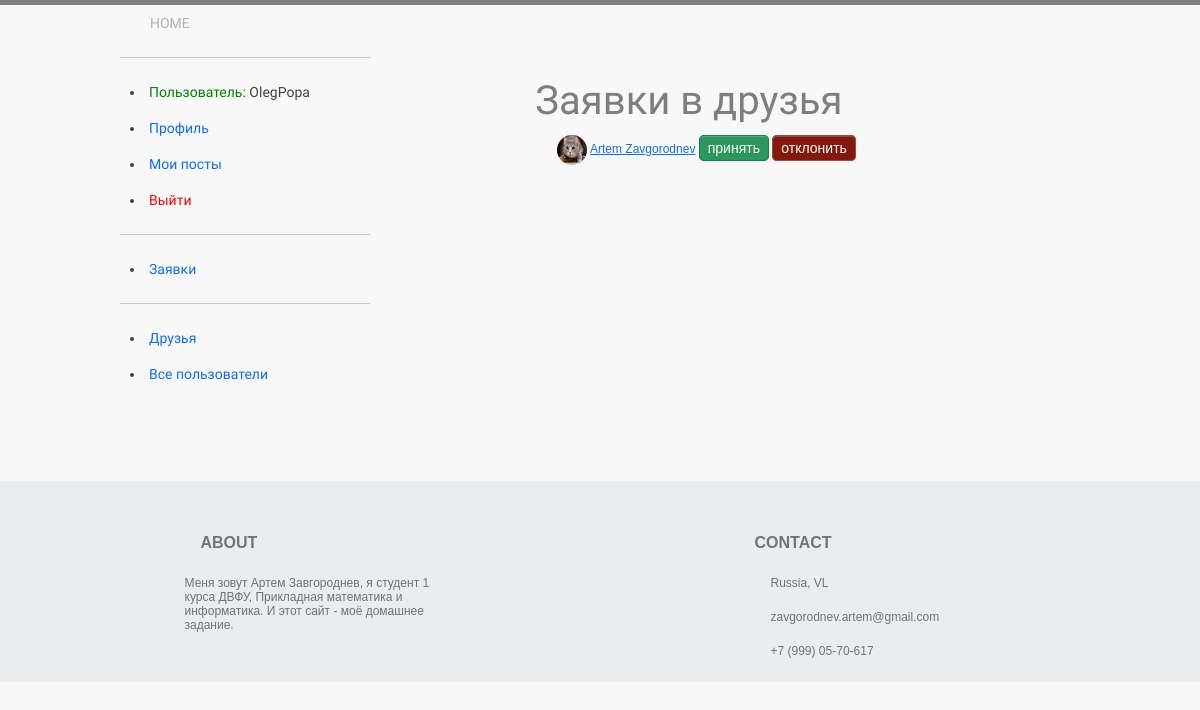
/friend_requests/ (signed in), run on an earlier commit of the app's database.
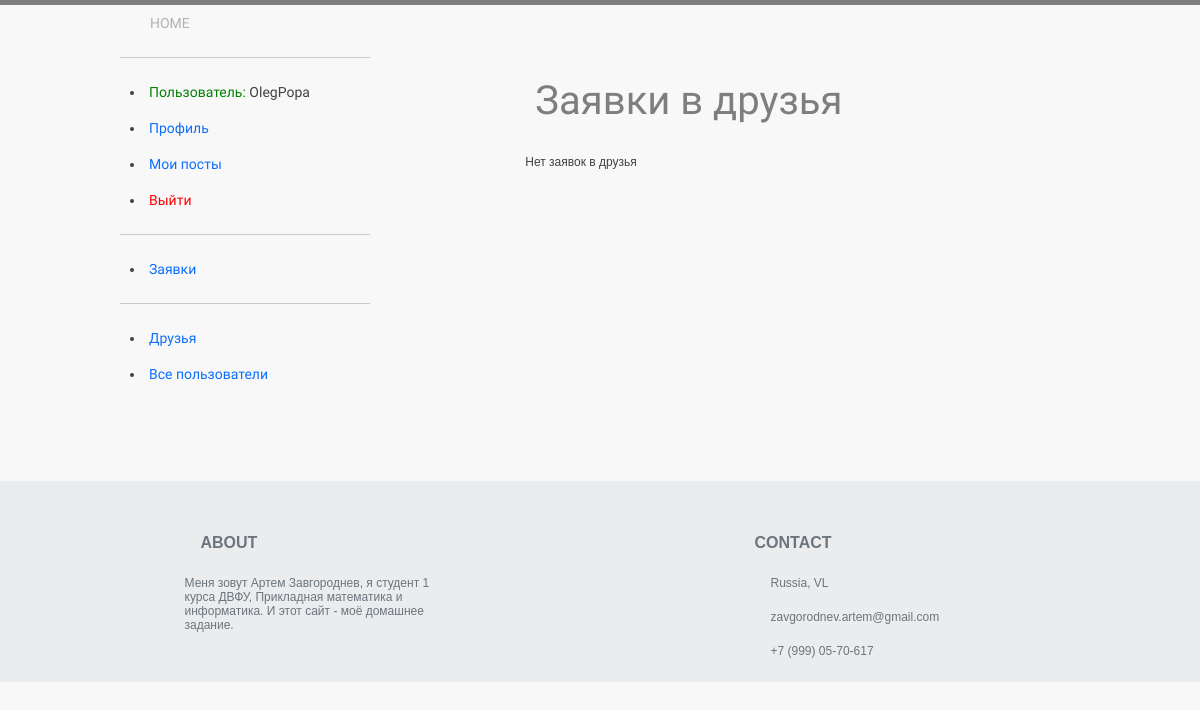
And on a later commit of the database.
### forum/models.py (models this page shows, shortened)
class FriendRequest(models.Model):
    sender = models.ForeignKey(User, related_name='sender', on_delete=models.CASCADE)
    recipient = models.ForeignKey(User, related_name='recipient', on_delete=models.CASCADE)

class Profile(models.Model):
    user = models.OneToOneField(User, null=True, on_delete=models.CASCADE)
    first_name = models.CharField("first name", max_length=100)
    last_name = models.CharField("last name", max_length=100)
    profile_pic = models.ImageField(null=True, blank=True, upload_to="images/profile/")
    date_of_birth = models.DateField(null=True, blank=True)
    bio = models.TextField(null=True, blank=True)
    facebook = models.CharField(max_length=50, null=True, blank=True)
    twitter = models.CharField(max_length=50, null=True, blank=True)
    instagram = models.CharField(max_length=50, null=True, blank=True)
    SEX_STATUS = (
        ('m', 'male'),
        ('f', 'female'),
    )
    sex = models.CharField(max_length=1, choices=SEX_STATUS, blank=True, default='m')

### forum/views.py (the view)
# urls.py: re_path(r'^friend_requests/$', views.UserFriendRequests.as_view(), name='user_friend_requests'),
class UserFriendRequests(LoginRequiredMixin, ListView):
    model = FriendRequest
    template_name = 'forum/user_friend_requests.html'
    paginate_by = 10
    def get_queryset(self):
        return FriendRequest.objects.filter(recipient=self.request.user)

### forum/templates/forum/user_friend_requests.html (shortened to what this page needs)
{% extends "forum/base.html" %}
{% load static %}
{% block content %}
    <h1>Заявки в друзья</h1><br><br>
    {% if friendrequest_list %}
    <ul>
      {% for friendreq in friendrequest_list %}
        {% if friendreq.sender.profile.profile_pic %}
          <img src="{{ friendreq.sender.profile.profile_pic.url }}" height=30 width=30 class="round" alt="">
        {% else %}
          <img src="{% static 'media/images/profile/user.png' %}" height=30 width=30 class="round" alt="">
        {% endif %}
        <a href="{% url 'user_profile' friendreq.sender.id %}?next={{request.path}}">
        {{friendreq.sender.profile.first_name}} {{friendreq.sender.profile.last_name}}</a>
        <a href="{% url 'change_friend' 'add' friendreq.id %}" class="green">принять</a>
        <a href="{% url 'change_friend' 'nothing' friendreq.id %}" class="red">отклонить</a><br><br>
      {% endfor %}
    </ul>
    {% else %}
      <p>Нет заявок в друзья</p>
    {% endif %}
{% endblock content %}

What changed in the data, as far as the page shows it:
removed FriendRequest: sender.profile.profile_pic (picture), sender.profile.first_name "Artem", sender.profile.last_name "Zavgorodnev"
Also different on the page:
text now shown: "Нет заявок в друзья"
